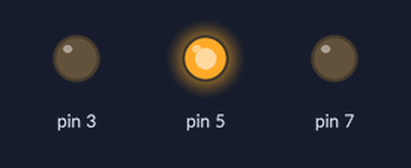
This program was run on a simulated Raspberry Pi (header pin numbers). Shown: output pins drawn as LEDs (lit = HIGH).

Above: at 1.5 s.
At 3.5 s:
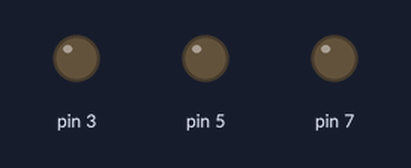
At 4.5 s:
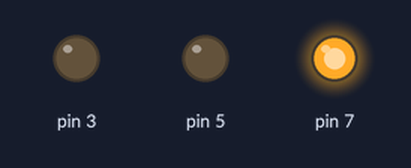
At 7.0 s:
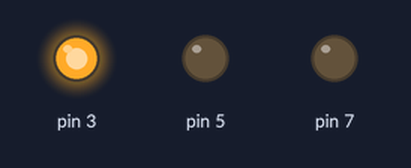
Timing chart, 0 to 11.7 s (numbered marks = the images above):
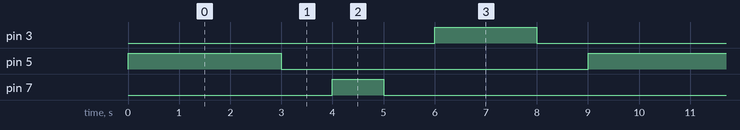

Measured:
- by itself, pin 3: alternates HIGH for 2.0 s and LOW for 7.0 s
- by itself, pin 5: alternates HIGH for 3.0 s and LOW for 6.0 s
- by itself, pin 7: alternates HIGH for 1.0 s and LOW for 8.0 s

The program:

gpioled.py
```python
import RPi.GPIO as GPIO
import time
GPIO.setmode(GPIO.BOARD)

LED_RED = 3
LED_GREEN = 5
LED_BLUE = 7

GPIO.setup(3, GPIO.OUT, initial=GPIO.LOW)
GPIO.setup(5, GPIO.OUT, initial=GPIO.LOW)
GPIO.setup(7, GPIO.OUT, initial=GPIO.LOW)

try:
	while 1:

		#RED
		GPIO.output(5, GPIO.HIGH)
		time.sleep(3)
		GPIO.output(5, GPIO.LOW)
		time.sleep(1)

		#BLUE
		GPIO.output(7, GPIO.HIGH)
		time.sleep(1)
		GPIO.output(7, GPIO.LOW)
		time.sleep(1)

		#RED
		GPIO.output(3, GPIO.HIGH)
		time.sleep(2)
		GPIO.output(3, GPIO.LOW)
		time.sleep(1)


finally:
	GPIO.cleanup()
```
